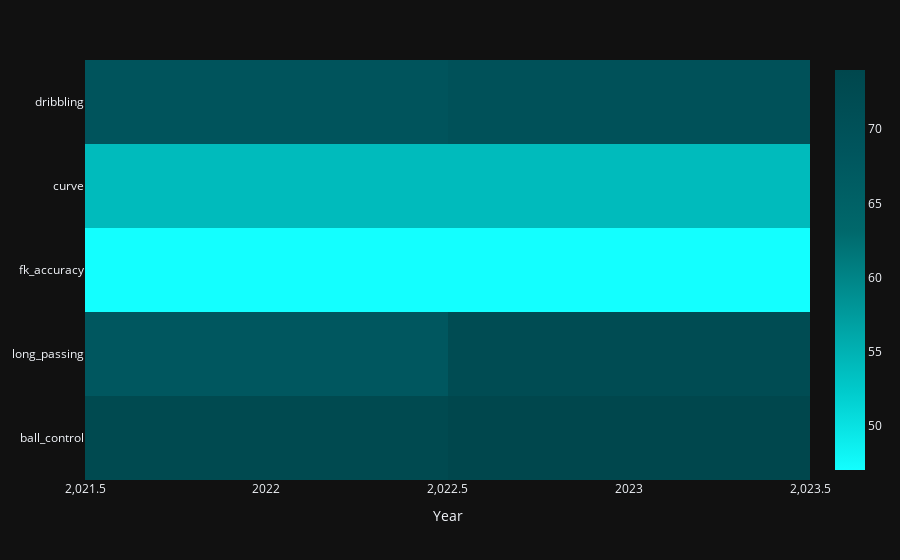

The notebook cell saved with this chart:
### Code cell
import plotly.express as px
colors = ["#13FFFF", "#00CACB", "#00989A", "#00686B", "#00555D", "#00474D"]
fig = px.imshow(
    growth_selected.T,
    aspect='auto',
    # color_continuous_scale=list(px.colors.sequential.Mint)[1:])
    color_continuous_scale=colors)
fig.update_layout(
    template='plotly_dark',
    # width=800,
)
fig.show()

### Figure 1 — Plotly figure (JSON) as saved in the notebook; plotly's stock layout.template omitted (floating-point values rounded to 4 significant figures)
{"data": [{"coloraxis": "coloraxis", "hovertemplate": "Year: %{x}<br>y: %{y}<br>color: %{z}<extra></extra>", "name": "0", "type": "heatmap", "x": [2022, 2023], "xaxis": "x", "y": ["dribbling", "curve", "fk_accuracy", "long_passing", "ball_control"], "yaxis": "y", "z": [[69, 70], [54, 54], [47, 47], [68, 72], [73, 74]]}], "layout": {"coloraxis": {"colorscale": [[0, "#13FFFF"], [0.2, "#00CACB"], [0.4, "#00989A"], [0.6, "#00686B"], [0.8, "#00555D"], [1, "#00474D"]]}, "margin": {"t": 60}, "xaxis": {"anchor": "y", "domain": [0, 1], "title": {"text": "Year"}}, "yaxis": {"anchor": "x", "autorange": "reversed", "domain": [0, 1]}}}
